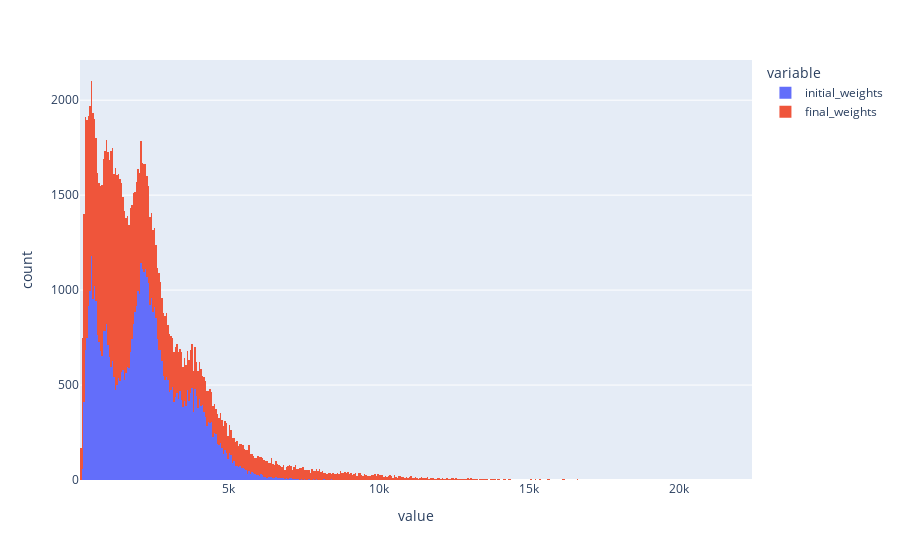

The cell this chart's notebook holds for it:
### Code cell
import plotly.express as px
import pandas as pd

df = pd.DataFrame({
    "initial_weights": initial_weights.numpy(),
    "final_weights": final_weights.numpy()
})

px.histogram(
    df,
    x=["initial_weights", "final_weights"],
)

### Figure 1 — Plotly figure (JSON) as saved in the notebook; plotly's stock layout.template omitted (floating-point values rounded to 4 significant figures; data arrays with more than 128 entries replaced by an {"elided": "..."} marker saying what was removed)
{"data": [{"alignmentgroup": "True", "bingroup": "x", "hovertemplate": "variable=initial_weights<br>value=%{x}<br>count=%{y}<extra></extra>", "legendgroup": "initial_weights", "marker": {"color": "#636efa", "pattern": {"shape": ""}}, "name": "initial_weights", "offsetgroup": "initial_weights", "orientation": "v", "showlegend": true, "type": "histogram", "x": {"elided": "59148 float values"}, "xaxis": "x", "yaxis": "y"}, {"alignmentgroup": "True", "bingroup": "x", "hovertemplate": "variable=final_weights<br>value=%{x}<br>count=%{y}<extra></extra>", "legendgroup": "final_weights", "marker": {"color": "#EF553B", "pattern": {"shape": ""}}, "name": "final_weights", "offsetgroup": "final_weights", "orientation": "v", "showlegend": true, "type": "histogram", "x": {"elided": "59148 float values"}, "xaxis": "x", "yaxis": "y"}], "layout": {"barmode": "relative", "legend": {"title": {"text": "variable"}, "tracegroupgap": 0}, "margin": {"t": 60}, "xaxis": {"anchor": "y", "domain": [0, 1], "title": {"text": "value"}}, "yaxis": {"anchor": "x", "domain": [0, 1], "title": {"text": "count"}}}}
